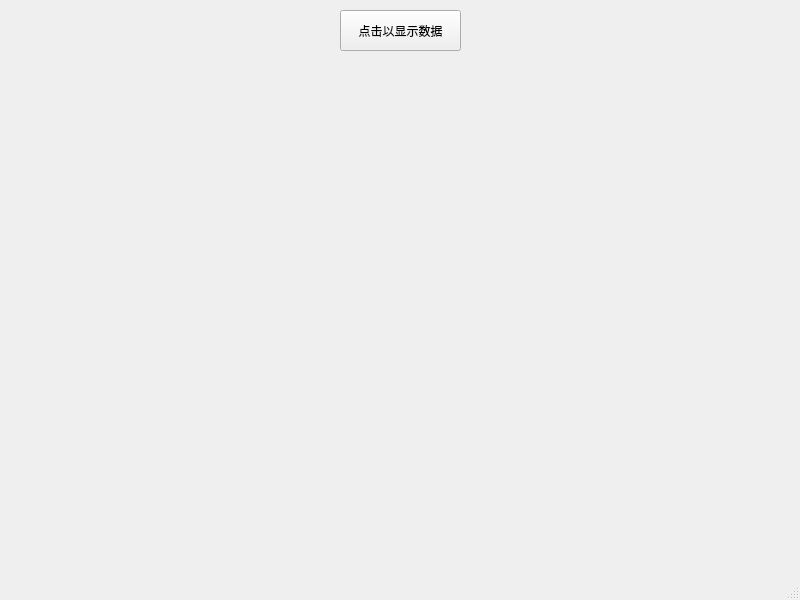
<?xml version="1.0" encoding="UTF-8"?>
<ui version="4.0">
 <class>MainWindow</class>
 <widget class="QMainWindow" name="MainWindow">
  <property name="geometry">
   <rect>
    <x>0</x>
    <y>0</y>
    <width>800</width>
    <height>600</height>
   </rect>
  </property>
  <property name="windowTitle">
   <string>MainWindow</string>
  </property>
  <widget class="QWidget" name="centralwidget">
   <widget class="QPushButton" name="pushButton">
    <property name="geometry">
     <rect>
      <x>340</x>
      <y>10</y>
      <width>121</width>
      <height>41</height>
     </rect>
    </property>
    <property name="text">
     <string>点击以显示数据</string>
    </property>
   </widget>
   <widget class="QCustomPlot" name="Plot" native="true">
    <property name="geometry">
     <rect>
      <x>20</x>
      <y>60</y>
      <width>761</width>
      <height>441</height>
     </rect>
    </property>
   </widget>
  </widget>
  <widget class="QMenuBar" name="menubar">
   <property name="geometry">
    <rect>
     <x>0</x>
     <y>0</y>
     <width>800</width>
     <height>21</height>
    </rect>
   </property>
  </widget>
  <widget class="QStatusBar" name="statusbar"/>
 </widget>
 <customwidgets>
  <customwidget>
   <class>QCustomPlot</class>
   <extends>QWidget</extends>
   <header location="global">qcustomplot.h</header>
   <container>1</container>
  </customwidget>
 </customwidgets>
 <resources/>
 <connections/>
</ui>
